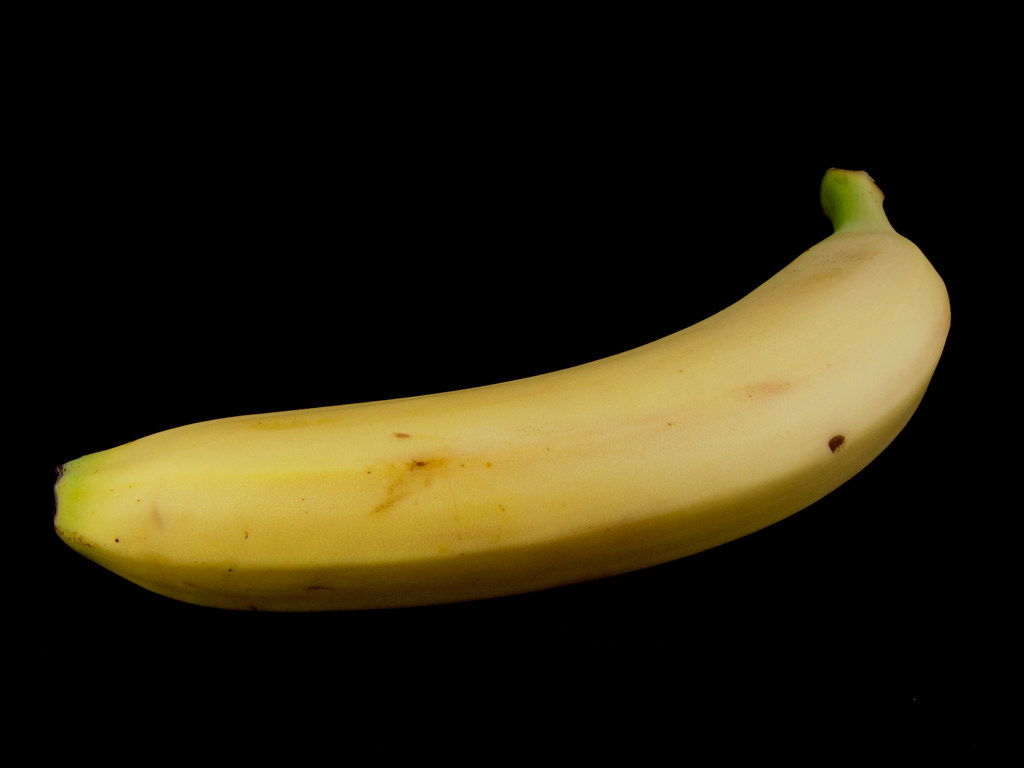
#> input picture images/banana.jpg, 1024 x 768 px
$ python -i image_operation.py   (imports and definitions only)
#> lines starting #> are read from the running program, lines starting #| are printed output that depends on the picture
#!/usr/bin/env python3

"""
 * Copyright 2025-2026 NXP
 * All rights reserved.
 *
 * SPDX-License-Identifier: BSD-3-Clause
"""

"""
Image Converter Script for MPP

This script reads binary image files in various formats, displays them, and performs
operations such as format conversion, resizing, cropping, channel swapping, and
C header file generation for embedded systems.

Supported formats: RGB565, RGB, BGR, RGBA, BGRA, GRAY, YUV420, YUV444P, YUV1P444,
NV12, NV21, YUYV, UYVY422, VYUY422, YUVX, VUYX, YCBCRA, YCRCBA, JPEG, PNG, BMP

Usage:
python image_operation.py -i input.bin -W 640 -H 480 -f RGB565 [-ow 320] [-oh 240] [-of RGB]
                          [-o output.bin] [-k] [-b black|white] [--crop left:top[:width[:height]]]
                          [-s] [-gh output.h] [-q 95] [-c 9]
"""

import argparse
import numpy as np
import cv2
import sys
import os
from typing import Tuple, Optional
import contextlib
from datetime import datetime
from PIL import Image, ImageOps

# Define supported formats globally so we can reuse them
SUPPORTED_FORMATS = {
    'RGB565': 'RGB565',
    'RGB': 'RGB',
    'BGR': 'BGR',
    'RGBA': 'RGBA',
    'BGRA': 'BGRA',
    'GRAY': 'GRAY',
    'YUV420': 'YUV420',
    'YUV444P': 'YUV444P',
    'YUV1P444': 'YUV1P444',
    'NV12': 'NV12',
    'NV21': 'NV21',
    'YUYV': 'YUYV',
    'UYVY422': 'UYVY422',
    'VYUY422': 'VYUY422',
    'YUVX': 'YUVX',
    'VUYX': 'VUYX',
    'YCBCRA': 'YCBCRA',
    'YCRCBA': 'YCRCBA',
    'JPEG': 'JPEG',
    'PNG': 'PNG',
    'BMP': 'BMP'
}

# [73 lines left out: functions opencv_window_manager, temp_file_manager, parse_pixel_format, get_bytes_per_pixel, is_image_file, not called in this run]

# Replace the old is_jpeg_file function
def is_jpeg_file(file_path: str) -> bool:
    """Check if file is a JPEG by examining magic bytes."""
    return is_image_file(file_path) == 'JPEG'

# [154 lines left out: functions read_binary_image_chunked, validate_data_size, safe_array_slice, save_jpeg, save_png, save_bmp and 2 more, not called in this run]

def convert_rgb_to_yuv420(rgb_image: np.ndarray) -> bytes:
    """Convert RGB image to YUV420 planar format."""
    yuv = cv2.cvtColor(rgb_image, cv2.COLOR_RGB2YUV)
#> yuv: shape (768, 1024, 3); mean of channels 0, 1, 2 33.9, 118.8, 133.6
    height, width = yuv.shape[:2]
#> height = 768; width = 1024

    # Extract Y plane
    y_plane = yuv[:, :, 0]
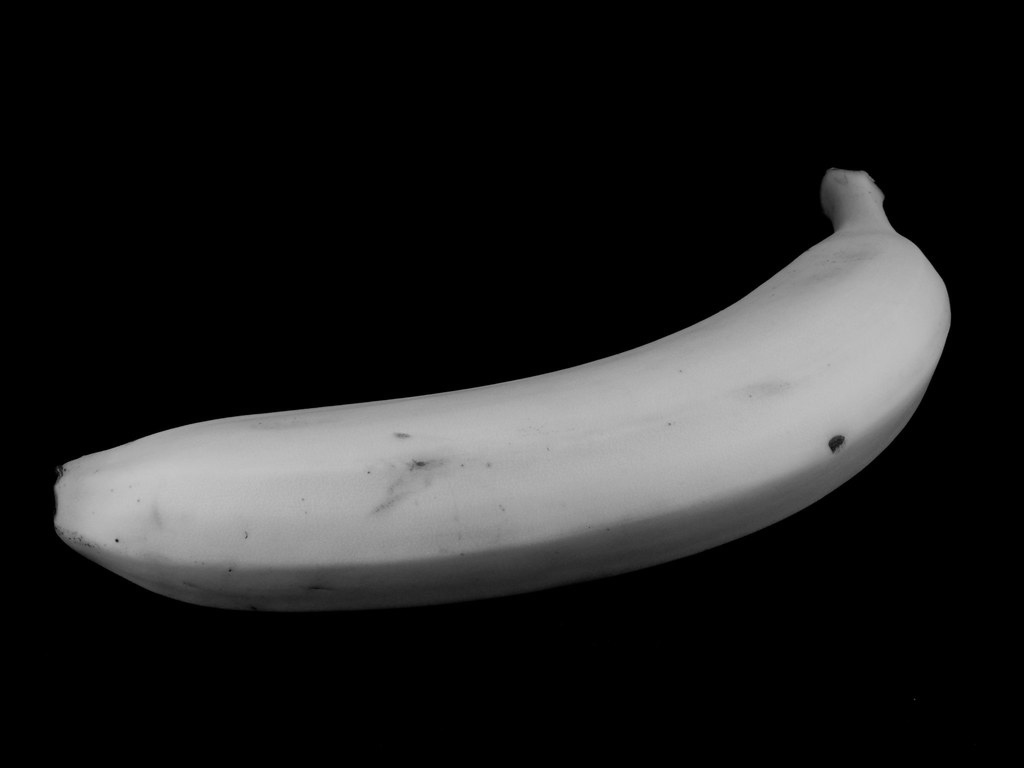
#> y_plane: shape (768, 1024); min 0, max 197, mean 33.9

    # Downsample U and V planes
    u_plane = cv2.resize(yuv[:, :, 1], (width//2, height//2), interpolation=cv2.INTER_LINEAR)
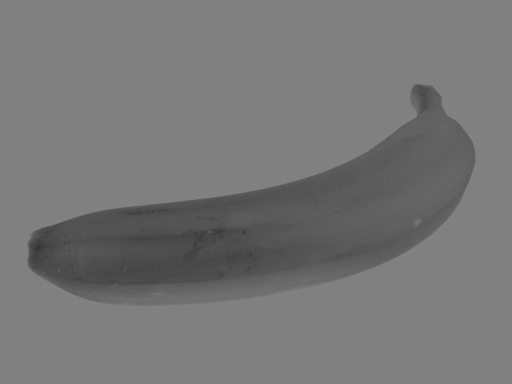
#> u_plane: shape (384, 512); min 51, max 134, mean 118.8
    v_plane = cv2.resize(yuv[:, :, 2], (width//2, height//2), interpolation=cv2.INTER_LINEAR)
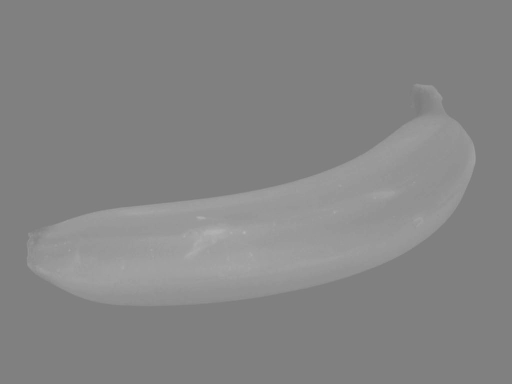
#> v_plane: shape (384, 512); min 122, max 181, mean 133.7

    # Combine planes
    yuv420_data = np.concatenate([
        y_plane.flatten(),
        u_plane.flatten(),
        v_plane.flatten()
    ])

    return yuv420_data.astype(np.uint8).tobytes()

# [1357 lines left out: functions convert_rgb_to_nv12, convert_rgb_to_nv21, generate_variable_name, get_mpp_pixel_format, get_channels_number, read_binary_image and 14 more, not called in this run]

# [2 lines not run here, left out]

>>> import cv2
>>> picture = cv2.cvtColor(cv2.imread('../images/banana.jpg'), cv2.COLOR_BGR2RGB)
>>> result = convert_rgb_to_yuv420(picture)

$ run again, on images/couple_COCO_128_128.jpg
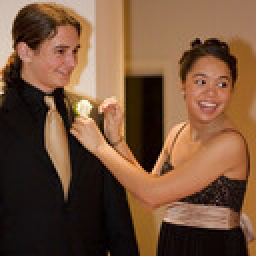
#> input picture images/couple_COCO_128_128.jpg, 128 x 128 px (shown 2 times larger)
#> yuv: shape (128, 128, 3); mean of channels 0, 1, 2 89.3, 112.6, 151.2
#> in convert_rgb_to_yuv420, `u_plane = cv2.resize(yuv[:, :, 1], (width//2, height//2), interpolatio..`:
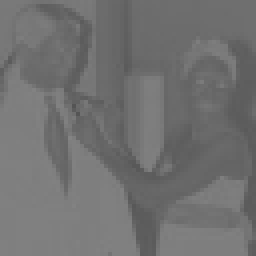
#> u_plane: shape (64, 64) (shown 4 times larger); min 84, max 131, mean 112.7
#> in convert_rgb_to_yuv420, `v_plane = cv2.resize(yuv[:, :, 2], (width//2, height//2), interpolatio..`:
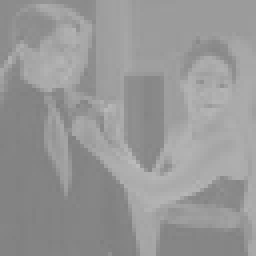
#> v_plane: shape (64, 64) (shown 4 times larger); min 127, max 188, mean 151.3
